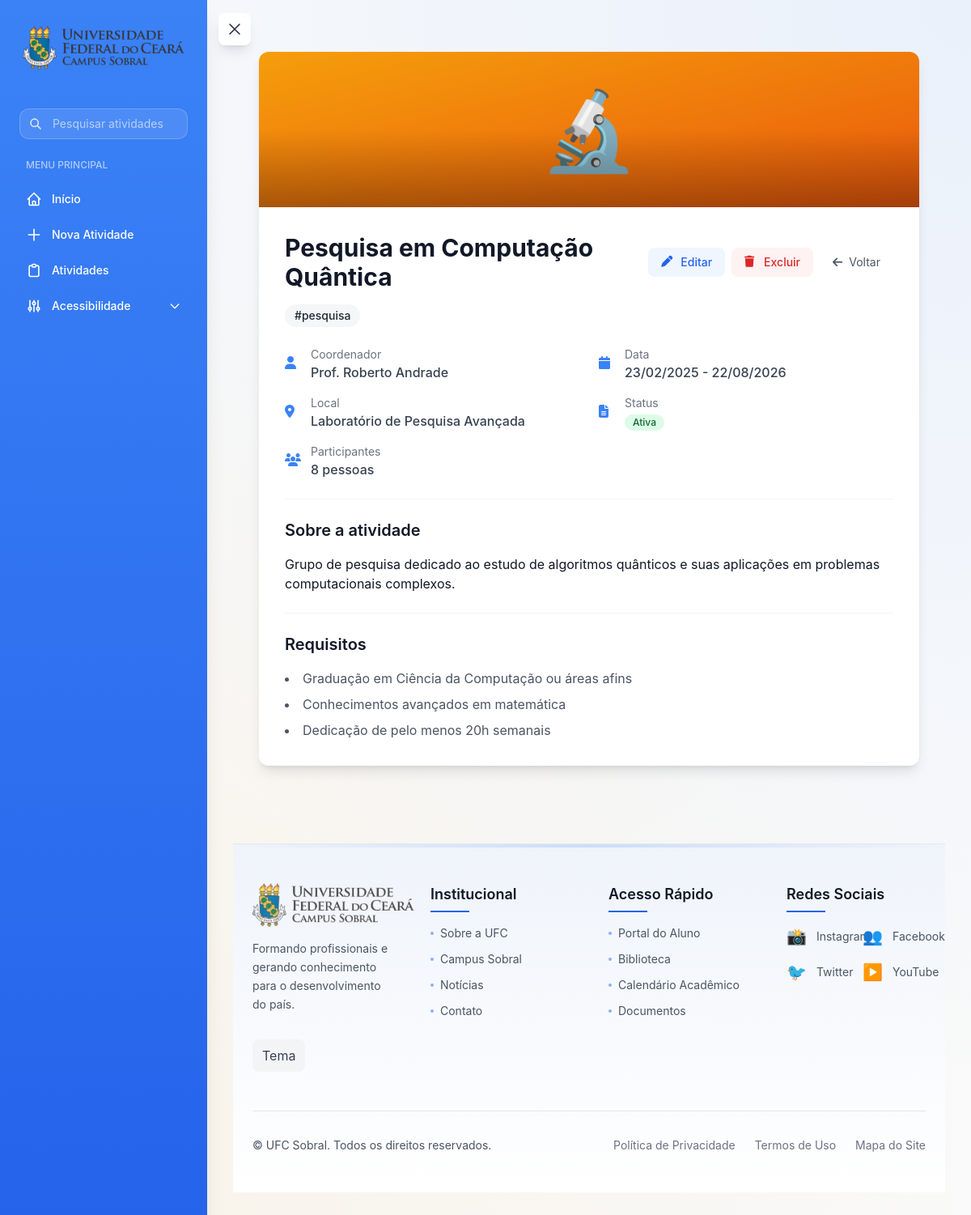
Screenshot of /atividades/5/ with the database file from the repository.
### activities/models.py (models this page shows, shortened)
class Activity(models.Model):
    class ActivityType(models.TextChoices):
        COURSE = 'COURSE', _('Curso')
        WORKSHOP = 'WORKSHOP', _('Workshop')
        SEMINAR = 'SEMINAR', _('Seminário')
        RESEARCH = 'RESEARCH', _('Pesquisa')
        EXTENSION = 'EXTENSION', _('Extensão')
        OTHER = 'OTHER', _('Outro')
    class ActivityStatus(models.TextChoices):
        PENDING = 'PENDING', _('Pendente')
        IN_PROGRESS = 'IN_PROGRESS', _('Em Andamento')
        COMPLETED = 'COMPLETED', _('Concluída')
        CANCELLED = 'CANCELLED', _('Cancelada')
        ACTIVE = 'ACTIVE', _('Ativa')
        UPCOMING = 'UPCOMING', _('Em Breve')
    ACTIVITY_TYPES = [
        ('COURSE', 'Curso'),
        ('WORKSHOP', 'Workshop'),
        ('SEMINAR', 'Seminário'),
        ('RESEARCH', 'Pesquisa'),
        ('EXTENSION', 'Extensão'),
        ('OTHER', 'Outro'),
    ]
    STATUS_CHOICES = [
        ('PENDING', 'Pendente'),
        ('IN_PROGRESS', 'Em Andamento'),
        ('COMPLETED', 'Concluída'),
        ('CANCELLED', 'Cancelada'),
        ('ACTIVE', 'Ativa'),
        ('UPCOMING', 'Em Breve'),
    ]
    title = models.CharField(
        max_length=200,
        validators=[MinLengthValidator(3)],
        verbose_name=_('Título'),
        help_text=_('Título da atividade (mínimo 3 caracteres)')
    )
    description = models.TextField(
        validators=[MinLengthValidator(10)],
        verbose_name=_('Descrição'),
        help_text=_('Descrição detalhada da atividade (mínimo 10 caracteres)')
    )
    type = models.CharField(
        max_length=20,
        choices=ActivityType.choices,
        default=ActivityType.COURSE,
        verbose_name=_('Tipo')
    )
    status = models.CharField(
        max_length=20,
        choices=ActivityStatus.choices,
        default=ActivityStatus.PENDING,
        verbose_name=_('Status')
    )
    start_date = models.DateField(verbose_name=_('Data de Início'))
    end_date = models.DateField(verbose_name=_('Data de Término'))
    time = models.TimeField(
        null=True,
        blank=True,
        verbose_name=_('Horário')
    )
    location = models.CharField(
        max_length=200,
        verbose_name=_('Local'),
        help_text=_('Ex: Laboratório de Informática 1')
    )
    coordinator = models.CharField(
        max_length=200,
        verbose_name=_('Coordenador'),
        help_text=_('Ex: Prof. João Silva')
    )
    participants = models.PositiveIntegerField(
        validators=[MinValueValidator(1)],
        verbose_name=_('Número de Participantes'),
        help_text=_('Mínimo 1 participante'),
        default=1
    )
    image = models.ImageField('Imagem', upload_to='activities/', blank=True, null=True)
    image_url = models.URLField(
        null=True,
        blank=True,
        verbose_name=_('URL da Imagem')
    )
    created_at = models.DateTimeField(
        auto_now_add=True,
        verbose_name=_('Criado em')
    )
    updated_at = models.DateTimeField(
        auto_now=True,
        verbose_name=_('Atualizado em')
    )
    class Meta:
        verbose_name = _('Atividade')
        verbose_name_plural = _('Atividades')
        ordering = ['-start_date']
    def get_gradient_class(self):
        gradients = {
            'COURSE': 'from-blue-500 to-indigo-600',
            'WORKSHOP': 'from-purple-500 to-violet-600',
            'SEMINAR': 'from-emerald-500 to-teal-600',
            'RESEARCH': 'from-amber-500 to-orange-600',
            'EXTENSION': 'from-rose-500 to-pink-600',
            'OTHER': 'from-gray-500 to-slate-600'
        }
        return gradients.get(self.type, 'from-gray-500 to-slate-600')
    def get_icon(self):
        icons = {
            'COURSE': '📚',
            'WORKSHOP': '🛠️',
            'SEMINAR': '🎯',
            'RESEARCH': '🔬',
            'EXTENSION': '🤝',
            'OTHER': '📌'
        }
        return icons.get(self.type, '📌')

class ActivityTag(models.Model):
    name = models.CharField('Nome', max_length=50, unique=True)
    activities = models.ManyToManyField(Activity, related_name='tags', blank=True)
    class Meta:
        verbose_name = 'Tag'
        verbose_name_plural = 'Tags'
        ordering = ['name']

class ActivityRequirement(models.Model):
    activity = models.ForeignKey(Activity, on_delete=models.CASCADE, related_name='requirements')
    requirement = models.CharField('Requisito', max_length=200)
    class Meta:
        verbose_name = 'Requisito'
        verbose_name_plural = 'Requisitos'

### activities/views.py (the view)
# urls.py: path('atividades/<int:pk>/', views.ActivityDetailView.as_view(), name='activity_detail'),
class ActivityDetailView(DetailView):
    model = Activity
    template_name = 'activities/detail.html'
    context_object_name = 'activity'

### templates/activities/detail.html (shortened to what this page needs)
{% extends 'base.html' %}
{% load static %}
{% block content %}
{% if activity %}
<div class="max-w-4xl mx-auto px-4 sm:px-6 lg:px-8 py-8">
    <div class="bg-white dark:bg-gray-800 rounded-xl shadow-lg overflow-hidden">
        <div class="bg-gradient-to-br {{ activity.get_gradient_class }} h-48 flex items-center justify-center relative">
            <span class="text-8xl">
                {{ activity.get_icon }}
            </span>
            <div class="absolute bottom-0 left-0 right-0 h-24 bg-gradient-to-t from-black/30 to-transparent"></div>
        </div>
        <div class="p-8">
            <div class="flex flex-col gap-6">
                <div class="space-y-4">
                    <div class="flex items-center justify-between">
                        <h1 class="text-3xl font-bold text-gray-900 dark:text-white">
                            {{ activity.title }}
                        </h1>
                        <div class="flex items-center gap-2">
                            <a href="{% url 'activity_update' activity.pk %}"
                               class="inline-flex items-center gap-2 px-4 py-2 text-sm font-medium text-blue-600 bg-blue-50 rounded-lg hover:bg-blue-100 dark:text-blue-400 dark:bg-blue-900/50 dark:hover:bg-blue-900 transition-colors">
                                <i class="fas fa-pen w-4 h-4"></i>
                                Editar
                            </a>
                            <a href="{% url 'activity_delete' activity.pk %}"
                               onclick="return confirm('Tem certeza que deseja excluir esta atividade?')"
                               class="inline-flex items-center gap-2 px-4 py-2 text-sm font-medium text-red-600 bg-red-50 rounded-lg hover:bg-red-100 dark:text-red-400 dark:bg-red-900/50 dark:hover:bg-red-900 transition-colors">
                                <i class="fas fa-trash w-4 h-4"></i>
                                Excluir
                            </a>
                            <a href="{% url 'activity_list' %}"
                               class="inline-flex items-center gap-2 px-4 py-2 text-sm text-gray-600 dark:text-gray-400 hover:text-gray-900 dark:hover:text-white transition-colors">
                                <i class="fas fa-arrow-left"></i>
                                Voltar
                            </a>
                        </div>
                    </div>
                    {% if activity.tags.all %}
                        <div class="flex flex-wrap gap-2">
                            {% for tag in activity.tags.all %}
                                <span class="inline-flex items-center px-3 py-1 rounded-full text-sm font-medium bg-gray-100/80 text-gray-800 dark:bg-gray-700/80 dark:text-gray-200 backdrop-blur-sm">
                                    #{{ tag.name }}
                                </span>
                            {% endfor %}
                        </div>
                    {% endif %}
                </div>
                <div class="grid grid-cols-1 md:grid-cols-2 gap-6">
                    <div class="space-y-4">
                        <div class="flex items-center gap-3 text-gray-700 dark:text-gray-300">
                            <i class="fas fa-user w-5 h-5 text-blue-500 dark:text-blue-400"></i>
                            <div>
                                <div class="text-sm text-gray-500 dark:text-gray-400">Coordenador</div>
                                <div class="font-medium">{{ activity.coordinator }}</div>
                            </div>
                        </div>
                        <div class="flex items-center gap-3 text-gray-700 dark:text-gray-300">
                            <i class="fas fa-map-marker-alt w-5 h-5 text-blue-500 dark:text-blue-400"></i>
                            <div>
                                <div class="text-sm text-gray-500 dark:text-gray-400">Local</div>
                                <div class="font-medium">{{ activity.location }}</div>
                            </div>
                        </div>
                        <div class="flex items-center gap-3 text-gray-700 dark:text-gray-300">
                            <i class="fas fa-users w-5 h-5 text-blue-500 dark:text-blue-400"></i>
                            <div>
                                <div class="text-sm text-gray-500 dark:text-gray-400">Participantes</div>
                                <div class="font-medium">{{ activity.participants }} pessoas</div>
                            </div>
                        </div>
                    </div>
                    <div class="space-y-4">
                        <div class="flex items-center gap-3 text-gray-700 dark:text-gray-300">
                            <i class="fas fa-calendar w-5 h-5 text-blue-500 dark:text-blue-400"></i>
                            <div>
                                <div class="text-sm text-gray-500 dark:text-gray-400">Data</div>
                                <div class="font-medium">
                                    {% if activity.start_date == activity.end_date %}
                                        {{ activity.start_date|date:"d/m/Y" }}
                                    {% else %}
                                        {{ activity.start_date|date:"d/m/Y" }} - {{ activity.end_date|date:"d/m/Y" }}
                                    {% endif %}
                                </div>
                            </div>
                        </div>
                        <div class="flex items-center gap-3 text-gray-700 dark:text-gray-300">
                            <i class="fas fa-file-alt w-5 h-5 text-blue-500 dark:text-blue-400"></i>
                            <div>
                                <div class="text-sm text-gray-500 dark:text-gray-400">Status</div>
                                <div class="font-medium">
                                    <span class="inline-flex items-center px-2.5 py-0.5 rounded-full text-xs font-medium {% if activity.status == 'ACTIVE' %}bg-green-100 text-green-800 dark:bg-green-900 dark:text-green-200{% elif activity.status == 'UPCOMING' %}bg-blue-100 text-blue-800 dark:bg-blue-900 dark:text-blue-200{% elif activity.status == 'COMPLETED' %}bg-gray-100 text-gray-800 dark:bg-gray-700 dark:text-gray-200{% elif activity.status == 'CANCELLED' %}bg-red-100 text-red-800 dark:bg-red-900 dark:text-red-200{% else %}bg-yellow-100 text-yellow-800 dark:bg-yellow-900 dark:text-yellow-200{% endif %}">
                                        {{ activity.get_status_display }}
                                    </span>
                                </div>
                            </div>
                        </div>
                    </div>
                </div>
                <div class="border-t border-gray-100 dark:border-gray-700 pt-6">
                    <h2 class="text-xl font-semibold text-gray-900 dark:text-white mb-4">
                        Sobre a atividade
                    </h2>
                    <div class="prose prose-gray dark:prose-invert max-w-none">
                        <p class="text-gray-600 dark:text-gray-400 leading-relaxed">
                            {{ activity.description|linebreaks }}
                        </p>
                    </div>
                </div>
                {% if activity.requirements.all %}
                    <div class="border-t border-gray-100 dark:border-gray-700 pt-6">
                        <h2 class="text-xl font-semibold text-gray-900 dark:text-white mb-4">
                            Requisitos
                        </h2>
                        <ul class="list-disc list-inside space-y-2 text-gray-600 dark:text-gray-400">
                            {% for requirement in activity.requirements.all %}
                                <li>{{ requirement.requirement }}</li>
                            {% endfor %}
                        </ul>
                    </div>
                {% endif %}
            </div>
        </div>
    </div>
</div>
{% endif %}
{% endblock %}

### static/css/globals.css (style rules this page uses)
:root { --primary-color: #3b82f6; --primary-color-dark: #2563eb; --primary-color-rgb: 59, 130, 246; --secondary-color: #f59e0b; --secondary-color-rgb: 245, 158, 11; --accent-color: #ec4899; --background-color: #f0f9ff; --card-background: #ffffff; --text-color: #1e293b; --shadow: 0 4px 16px rgba(0, 0, 0, 0.08); --shadow-sm: 0 2px 8px rgba(0, 0, 0, 0.06); --shadow-lg: 0 12px 24px rgba(0, 0, 0, 0.12); --shadow-xl: 0 20px 25px -5px rgba(0, 0, 0, 0.1), 0 10px 10px -5px rgba(0, 0, 0, 0.04); --transition: all 0.3s cubic-bezier(0.4, 0, 0.2, 1); --sidebar-width: 256px; --font-size-base: 16px; --font-size-normal: 16px; --font-size-large: 18px; --font-size-larger: 20px; --border-radius: 1rem; --border-radius-sm: 0.5rem; --border-radius-lg: 1.5rem; }
* { margin: 0; padding: 0; box-sizing: border-box; }
body { font-family: -apple-system, BlinkMacSystemFont, 'Segoe UI', Roboto, Oxygen, Ubuntu, sans-serif; font-size: var(--font-size-base); line-height: 1.7; background-color: var(--background-color); color: var(--text-color); min-height: 100vh; transition: var(--transition); background-image: radial-gradient(circle at top right, rgba(59, 130, 246, 0.08), transparent 70%), radial-gradient(circle at bottom left, rgba(245, 158, 11, 0.08), transparent 70%); }

### static/css/custom.css (style rules this page uses)
[data-font-size="normal"] { font-size: 16px; }
* { transition: all 0.3s ease; }
body { background-image: radial-gradient(circle at top right, rgba(59, 130, 246, 0.08), transparent 70%), radial-gradient(circle at bottom left, rgba(245, 158, 11, 0.08), transparent 70%); }

### rows the page displays
Activity: get_icon "🔬", title "Pesquisa em Computação Quântica", coordinator "Prof. Roberto Andrade", location "Laboratório de Pesquisa Avançada", participants "8", start_date "23/02/2025", end_date "22/08/2026", status "Ativa", description "Grupo de pesquisa dedicado ao estudo de algoritmos quânticos e suas aplicações em problemas computacionais complexos."
ActivityTag: name "pesquisa"
ActivityRequirement: requirement "Graduação em Ciência da Computação ou áreas afins"
ActivityRequirement: requirement "Conhecimentos avançados em matemática"
ActivityRequirement: requirement "Dedicação de pelo menos 20h semanais"
